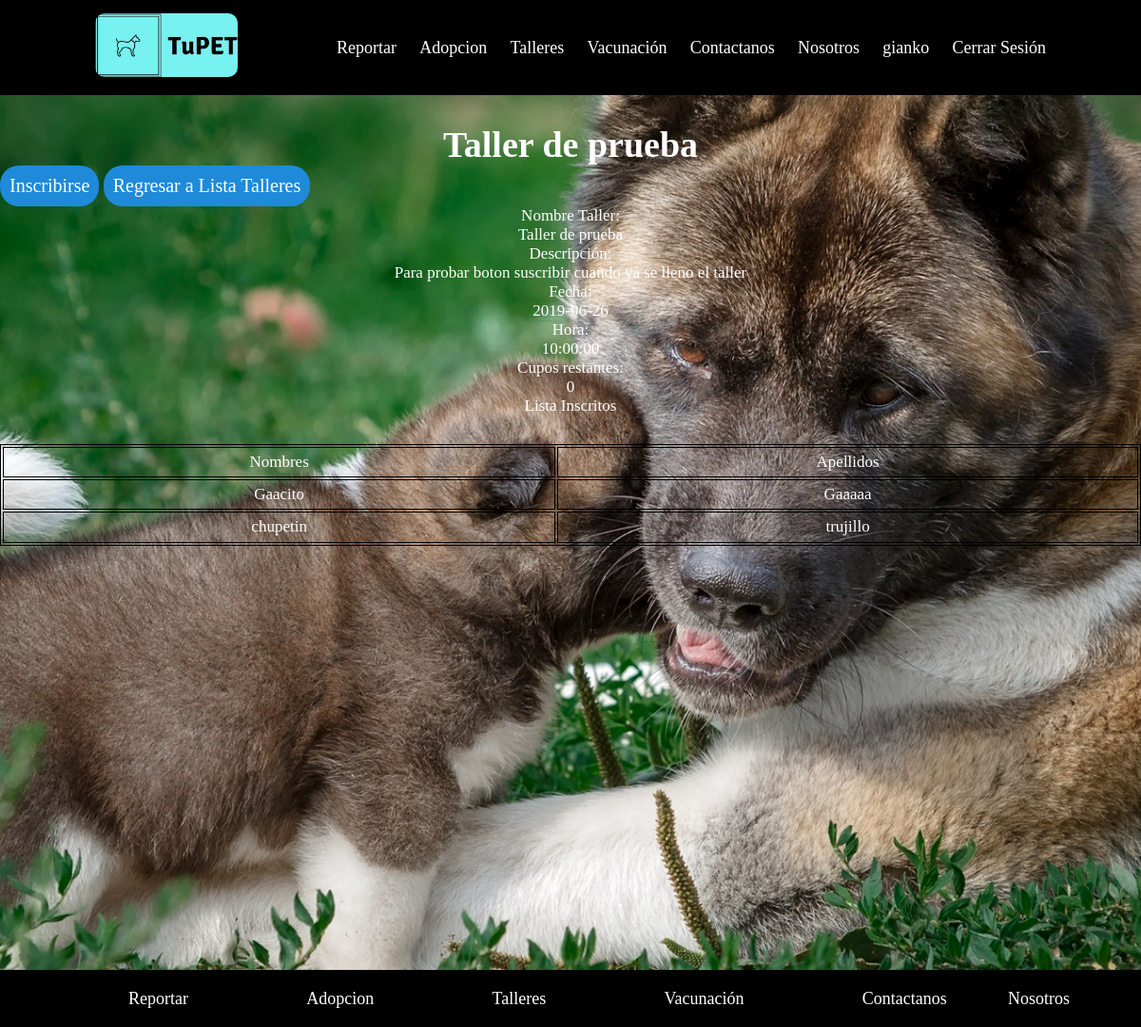
The app's page /paginas/info_taller.php?t=5 (signed in) with its own data.
### tables this page shows
CREATE TABLE `talleres` (
  `id` int(11) NOT NULL,
  `nombre` varchar(120) NOT NULL,
  `fecha` date NOT NULL,
  `hora` time NOT NULL,
  `capacidad` tinyint(4) NOT NULL,
  `descripcion` varchar(200) DEFAULT NULL
);

CREATE TABLE `usuarios` (
  `id` int(11) NOT NULL,
  `usuario` varchar(150) NOT NULL,
  `nombres` varchar(250) NOT NULL,
  `apellidos` varchar(250) NOT NULL,
  `email` varchar(200) NOT NULL,
  `direccion` varchar(200) NOT NULL,
  `fecha_nac` date NOT NULL,
  `contrasena` varchar(100) NOT NULL
);

### Funciones/variables.php (called while the page is built, shortened)
<?php
$tab_usuario="usuarios";
$id_usuario="id";
$nom_usuario="nombres";
$ape_usuario="apellidos";
$tab_talleres="talleres";
$id_taller="id";
$nom_taller="nombre";
$fecha_taller="fecha";
$hora_taller="hora";
$capacidad_taller="capacidad";
$desc_taller="descripcion";
$tab_taller_usuario="taller_usuario";
$idTal_taller_usuario="id_taller";
$idUsu_taller_usuario="id_usuario";
?>

### paginas/info_taller.php (the view, shortened to what this page needs)
<?php
include_once ("../Funciones/variables.php");
include_once ("../Funciones/verificar_session.php");
$pdo=new PDO("mysql:host=localhost;dbname=$dbname;charset=utf8","root","");
if(isset($_GET["t"])){
    $id=$_GET["t"];
    $sql="SELECT * FROM $tab_talleres WHERE $id_taller='$id'";
    $resultado=$pdo->query($sql);
    $filas=$resultado->fetchAll();
    if (count($filas)==0) {
        header("Location: ../paginas/talleres.php");
        exit();
    }else{
        $nom=$filas[0][$nom_taller];
        $sql2="SELECT * FROM $tab_taller_usuario WHERE $idTal_taller_usuario='$id'";
        $resultado2=$pdo->query($sql2);
        $filas2=$resultado2->fetchAll();
        $disponible=$filas[0][$capacidad_taller]-count($filas2);
        $id_usuario_sesion=$_SESSION["id"];
        $sql3="SELECT * FROM $tab_taller_usuario WHERE $idTal_taller_usuario='$id' AND $idUsu_taller_usuario='$id_usuario_sesion'";
        $resultado3=$pdo->query($sql3);
        $filas3=$resultado3->fetchAll();
    }
}else{
    header("Location: ../paginas/talleres.php");
    exit();
}
?>
<!DOCTYPE html>
<html lang="en">
<head>
    <link rel="stylesheet" href="../estilos/estilonosotros.css">
    <link rel="stylesheet" href="../estilos/estilos_tabla.css">
</head>
<body>
    <?php include ('../Funciones/cabecera_resto.php') ?>
        <div class="contenido_taller">
            <h2><?php echo $nom ?></h2>
            <form action="../Funciones/procesar_talleres.php" method="post">
            <?php
            if(count($filas3)==0){ ?>
                <button type="submit" name="i">Inscribirse</button>
            <?php } ?>
                <button type="submit" name="b">Regresar a Lista Talleres</button>
            </form>
            <div>
                <p>Nombre Taller:</p>
                <p><?php echo $nom ?></p>
            </div>
            <div>
                <p>Descripción:</p>
                <p><?php echo $filas[0][$desc_taller] ?></p>
            </div>
            <div>
                <p>Fecha:</p>
                <p><?php echo $filas[0][$fecha_taller] ?></p>
            </div>
            <div>
                <p>Hora:</p>
                <p><?php echo $filas[0][$hora_taller] ?></p>
            </div>
            <div>
                <p>Cupos restantes:</p>
                <p><?php echo $disponible ?></p>
            </div>
            <div>
                <p>Lista Inscritos</p>
                <table class="tabla_taller">
                <tr>
                    <td>Nombres</td>
                    <td>Apellidos</td>
                </tr>
                <?php
                    for ($i=0; $i < count($filas2); $i++) {
                        $u=$filas2[$i][$idUsu_taller_usuario];
                        $sql4="SELECT * FROM $tab_usuario WHERE $id_usuario='$u'";
                        $r=$pdo->query($sql4);
                        $f=$r->fetch();
                        ?>
                        <tr>
                            <td><?php echo $f[$nom_usuario] ?></td>
                            <td><?php echo $f[$ape_usuario] ?></td>
                        </tr>
                        <?php
                    }
                ?>
                </table>
        </div>
    </div>
    <?php include ('../Funciones/footer_resto.php') ?>
</body>
</html>

### estilos/estilonosotros.css (style rules this page uses)
* { padding: 0; margin:0; }
html { font-size: 62.5%; }
body { font-family: 'Indie Flower', cursive; font-size: 1.7rem; }
body h1,h2,h3 { display:flex; font-size :3.8rem; justify-content: center; }
p { display:flex; max-width: 70rem; justify-content: center; margin: 0 auto 0 auto; }
.contenido_taller { background-image: url('../Imagenes/perro_taller.jpg'); color: white; }
.contenedor-vacunacion,.contenido_talleres,.contenido-adopcion,.contenido_somos,.contenido-reportar ,.contenido_usuario,.contenido_infvacunacion, .contenido_taller { padding-top:13rem; padding-bottom: 9rem; height:100vh; background-position: center center; background-size: cover; }

### estilos/estilos_tabla.css (style rules this page uses)
h2 { color:white; }
table { width: 100%; border: 1px solid #000; }
th, td { text-align: center; vertical-align: top; border: 1px solid #000; border-collapse: collapse; padding: 0.3em; caption-side: bottom; color:white; }
button { background-color:#1E8AD9; border: 0; padding: 10px; font-size: 2rem; font-family: 'Indie Flower', cursive; color:white; border-radius: 20px; }
.tabla_taller { margin-top:3rem; }

### records on screen
talleres: nombre "Taller de prueba", descripcion "Para probar boton suscribir cuando ya se lleno el taller", fecha "2019-06-26", hora "10:00:00", capacidad "0"
usuarios: nombres "Gaacito", apellidos "Gaaaaa"
usuarios: nombres "chupetin", apellidos "trujillo"

### other values on screen
$_SESSION["usuario"] "gianko"
